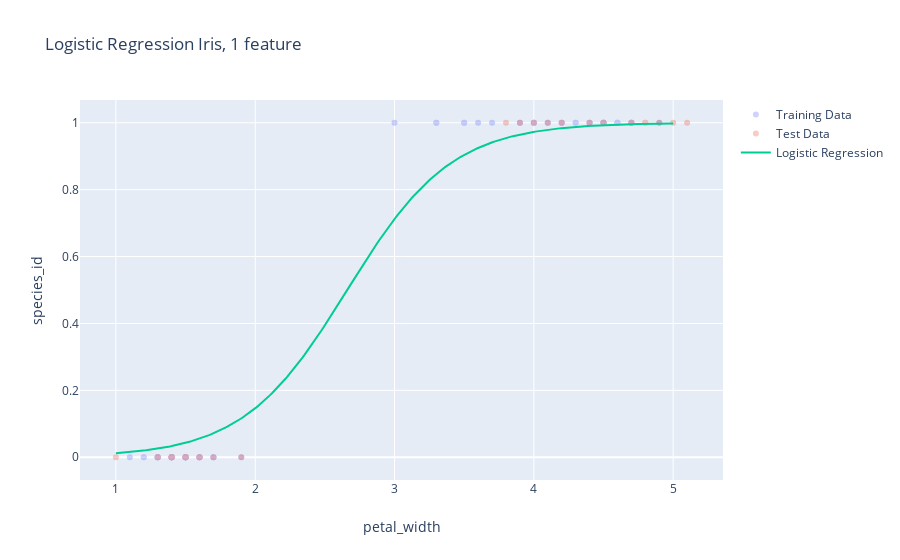

The notebook cell saved with this chart:
### Markdown cell above
# Training the classifier with logistic regression

### Code cell
# Logistic
log = linear_model.LogisticRegression(solver="lbfgs")

log.fit(X_train, y_train)
train_preds = log.predict(X_train)
test_pres = log.predict(X_test)


loss = expit(X_linspace * log.coef_ + log.intercept_).ravel()

trace0 = go.Scatter(
    x=X_train.reshape([-1]),
    y=y_train,
    name='Training Data',
    mode='markers',
    opacity=0.3,
)
trace1 = go.Scatter(
    x=X_test.reshape([-1]),
    y=y_test,
    name='Test Data',
    mode='markers',
    opacity=0.3,    
)
trace2 = go.Scatter(
    x=X_linspace,
    y=loss,
    name='Logistic Regression',
    mode='lines',
)

data = [trace0, trace1, trace2]
fig = go.Figure(data=data)
fig.update_layout(
    title="Logistic Regression Iris, 1 feature",
    xaxis_title="petal_width",
    yaxis_title="species_id"
)
fig.show()

### Figure 1 — Plotly figure (JSON) as saved in the notebook; plotly's stock layout.template omitted (floating-point values rounded to 4 significant figures; data arrays with more than 128 entries replaced by an {"elided": "..."} marker saying what was removed)
{"data": [{"mode": "markers", "name": "Training Data", "opacity": 0.3, "type": "scatter", "x": [1.4, 3.3, 1.7, 4.5, 4.4, 1.2, 1.3, 1.4, 1.5, 1.5, 4.2, 1.5, 1.5, 3.7, 1.6, 4, 1.1, 1.9, 1.5, 1.4, 1.3, 1.4, 4.5, 1.4, 3.6, 1.3, 4, 4.7, 4.1, 4.6, 1.6, 4.7, 4.1, 1.6, 4.5, 4.2, 4.3, 3.5, 1.3, 4.6, 1.5, 3, 3.3, 4.4, 1.5, 4.2, 3.9, 4.7, 4.5, 1.4, 1.6, 1.4, 4.9, 1.5, 1.3, 1.7, 4.4, 4.6, 4.3, 4.7, 3.9, 1.7, 3.5, 4, 1.2, 4, 4.5], "y": [0, 1, 0, 1, 1, 0, 0, 0, 0, 0, 1, 0, 0, 1, 0, 1, 0, 0, 0, 0, 0, 0, 1, 0, 1, 0, 1, 1, 1, 1, 0, 1, 1, 0, 1, 1, 1, 1, 0, 1, 0, 1, 1, 1, 0, 1, 1, 1, 1, 0, 0, 0, 1, 0, 0, 0, 1, 1, 1, 1, 1, 0, 1, 1, 0, 1, 1]}, {"mode": "markers", "name": "Test Data", "opacity": 0.3, "type": "scatter", "x": [5.1, 4, 4.8, 1.4, 1.9, 1.5, 1, 3.8, 1.5, 1.4, 1.7, 1.6, 4.7, 1.4, 4.4, 1.4, 4.8, 5, 1.4, 1.5, 4.5, 4.1, 1.6, 1.3, 3.9, 1.5, 1.3, 4.2, 1.5, 4.9, 1.6, 1.4, 4.5], "y": [1, 1, 1, 0, 0, 0, 0, 1, 0, 0, 0, 0, 1, 0, 1, 0, 1, 1, 0, 0, 1, 1, 0, 0, 1, 0, 0, 1, 0, 1, 0, 0, 1]}, {"mode": "lines", "name": "Logistic Regression", "type": "scatter", "x": {"elided": "300 float values"}, "y": {"elided": "300 float values"}}], "layout": {"title": {"text": "Logistic Regression Iris, 1 feature"}, "xaxis": {"title": {"text": "petal_width"}}, "yaxis": {"title": {"text": "species_id"}}}}
